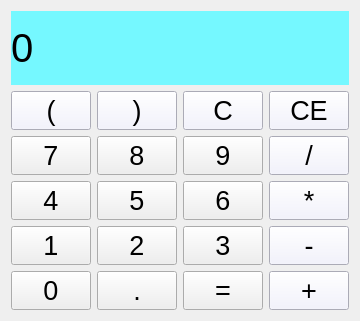
<?xml version="1.0" encoding="UTF-8"?>
<ui version="4.0">
 <class>Widget</class>
 <widget class="QWidget" name="Widget">
  <property name="geometry">
   <rect>
    <x>0</x>
    <y>0</y>
    <width>346</width>
    <height>321</height>
   </rect>
  </property>
  <property name="windowTitle">
   <string>Calculator</string>
  </property>
  <property name="windowOpacity">
   <double>3.000000000000000</double>
  </property>
  <layout class="QVBoxLayout" name="verticalLayout">
   <item>
    <widget class="QLabel" name="operationLabel">
     <property name="font">
      <font>
       <pointsize>30</pointsize>
      </font>
     </property>
     <property name="styleSheet">
      <string notr="true">QLabel {background:rgb(117, 248, 255)}</string>
     </property>
     <property name="text">
      <string>0</string>
     </property>
    </widget>
   </item>
   <item>
    <layout class="QGridLayout" name="gridLayout">
     <item row="3" column="1">
      <widget class="QPushButton" name="twoButton">
       <property name="font">
        <font>
         <family>Arial</family>
         <pointsize>20</pointsize>
        </font>
       </property>
       <property name="text">
        <string>2</string>
       </property>
      </widget>
     </item>
     <item row="4" column="2">
      <widget class="QPushButton" name="equalButton">
       <property name="font">
        <font>
         <family>Arial</family>
         <pointsize>20</pointsize>
        </font>
       </property>
       <property name="text">
        <string>=</string>
       </property>
      </widget>
     </item>
     <item row="1" column="1">
      <widget class="QPushButton" name="eightButton">
       <property name="font">
        <font>
         <family>Arial</family>
         <pointsize>20</pointsize>
        </font>
       </property>
       <property name="text">
        <string>8</string>
       </property>
      </widget>
     </item>
     <item row="4" column="1">
      <widget class="QPushButton" name="dotButton">
       <property name="font">
        <font>
         <family>Arial</family>
         <pointsize>20</pointsize>
        </font>
       </property>
       <property name="text">
        <string>.</string>
       </property>
      </widget>
     </item>
     <item row="2" column="0">
      <widget class="QPushButton" name="fourButton">
       <property name="font">
        <font>
         <family>Arial</family>
         <pointsize>20</pointsize>
        </font>
       </property>
       <property name="text">
        <string>4</string>
       </property>
      </widget>
     </item>
     <item row="2" column="3">
      <widget class="QPushButton" name="multButton">
       <property name="font">
        <font>
         <family>Arial</family>
         <pointsize>20</pointsize>
        </font>
       </property>
       <property name="styleSheet">
        <string notr="true">QPushButton {background:rgb(240, 240, 255)}</string>
       </property>
       <property name="text">
        <string>*</string>
       </property>
      </widget>
     </item>
     <item row="3" column="0">
      <widget class="QPushButton" name="oneButton">
       <property name="font">
        <font>
         <family>Arial</family>
         <pointsize>20</pointsize>
        </font>
       </property>
       <property name="text">
        <string>1</string>
       </property>
      </widget>
     </item>
     <item row="1" column="2">
      <widget class="QPushButton" name="nineButton">
       <property name="font">
        <font>
         <family>Arial</family>
         <pointsize>20</pointsize>
        </font>
       </property>
       <property name="text">
        <string>9</string>
       </property>
      </widget>
     </item>
     <item row="2" column="1">
      <widget class="QPushButton" name="fiveButton">
       <property name="font">
        <font>
         <family>Arial</family>
         <pointsize>20</pointsize>
        </font>
       </property>
       <property name="text">
        <string>5</string>
       </property>
      </widget>
     </item>
     <item row="2" column="2">
      <widget class="QPushButton" name="sixButton">
       <property name="font">
        <font>
         <family>Arial</family>
         <pointsize>20</pointsize>
        </font>
       </property>
       <property name="text">
        <string>6</string>
       </property>
      </widget>
     </item>
     <item row="1" column="0">
      <widget class="QPushButton" name="sevenButton">
       <property name="font">
        <font>
         <family>Arial</family>
         <pointsize>20</pointsize>
        </font>
       </property>
       <property name="text">
        <string>7</string>
       </property>
      </widget>
     </item>
     <item row="0" column="0">
      <widget class="QPushButton" name="openingparaButton">
       <property name="font">
        <font>
         <family>Arial</family>
         <pointsize>20</pointsize>
        </font>
       </property>
       <property name="autoFillBackground">
        <bool>false</bool>
       </property>
       <property name="styleSheet">
        <string notr="true">QPushButton {background:rgb(240, 240, 255)}</string>
       </property>
       <property name="text">
        <string>(</string>
       </property>
      </widget>
     </item>
     <item row="4" column="3">
      <widget class="QPushButton" name="addButton">
       <property name="font">
        <font>
         <family>Arial</family>
         <pointsize>20</pointsize>
        </font>
       </property>
       <property name="autoFillBackground">
        <bool>false</bool>
       </property>
       <property name="styleSheet">
        <string notr="true">QPushButton {background:rgb(240, 240, 255)}</string>
       </property>
       <property name="text">
        <string>+</string>
       </property>
      </widget>
     </item>
     <item row="3" column="3">
      <widget class="QPushButton" name="minusButton">
       <property name="font">
        <font>
         <family>Arial</family>
         <pointsize>20</pointsize>
        </font>
       </property>
       <property name="styleSheet">
        <string notr="true">QPushButton {background:rgb(240, 240, 255)}</string>
       </property>
       <property name="text">
        <string>-</string>
       </property>
      </widget>
     </item>
     <item row="3" column="2">
      <widget class="QPushButton" name="threeButton">
       <property name="font">
        <font>
         <family>Arial</family>
         <pointsize>20</pointsize>
        </font>
       </property>
       <property name="text">
        <string>3</string>
       </property>
      </widget>
     </item>
     <item row="0" column="3">
      <widget class="QPushButton" name="CEButton">
       <property name="font">
        <font>
         <family>Arial</family>
         <pointsize>20</pointsize>
        </font>
       </property>
       <property name="styleSheet">
        <string notr="true">QPushButton {background:rgb(240, 240, 255)}</string>
       </property>
       <property name="text">
        <string>CE</string>
       </property>
      </widget>
     </item>
     <item row="0" column="1">
      <widget class="QPushButton" name="closingparaButton">
       <property name="font">
        <font>
         <family>Arial</family>
         <pointsize>20</pointsize>
        </font>
       </property>
       <property name="styleSheet">
        <string notr="true">QPushButton {background:rgb(240, 240, 255)}</string>
       </property>
       <property name="text">
        <string>)</string>
       </property>
      </widget>
     </item>
     <item row="4" column="0">
      <widget class="QPushButton" name="zeroButton">
       <property name="font">
        <font>
         <family>Arial</family>
         <pointsize>20</pointsize>
        </font>
       </property>
       <property name="text">
        <string>0</string>
       </property>
      </widget>
     </item>
     <item row="1" column="3">
      <widget class="QPushButton" name="divisionButton">
       <property name="font">
        <font>
         <family>Arial</family>
         <pointsize>20</pointsize>
        </font>
       </property>
       <property name="styleSheet">
        <string notr="true">QPushButton {background:rgb(240, 240, 255)}</string>
       </property>
       <property name="text">
        <string>/</string>
       </property>
      </widget>
     </item>
     <item row="0" column="2">
      <widget class="QPushButton" name="CButton">
       <property name="font">
        <font>
         <family>Arial</family>
         <pointsize>20</pointsize>
        </font>
       </property>
       <property name="styleSheet">
        <string notr="true">QPushButton {background:rgb(240, 240, 255)}</string>
       </property>
       <property name="text">
        <string>C</string>
       </property>
      </widget>
     </item>
    </layout>
   </item>
  </layout>
 </widget>
 <resources/>
 <connections/>
</ui>
